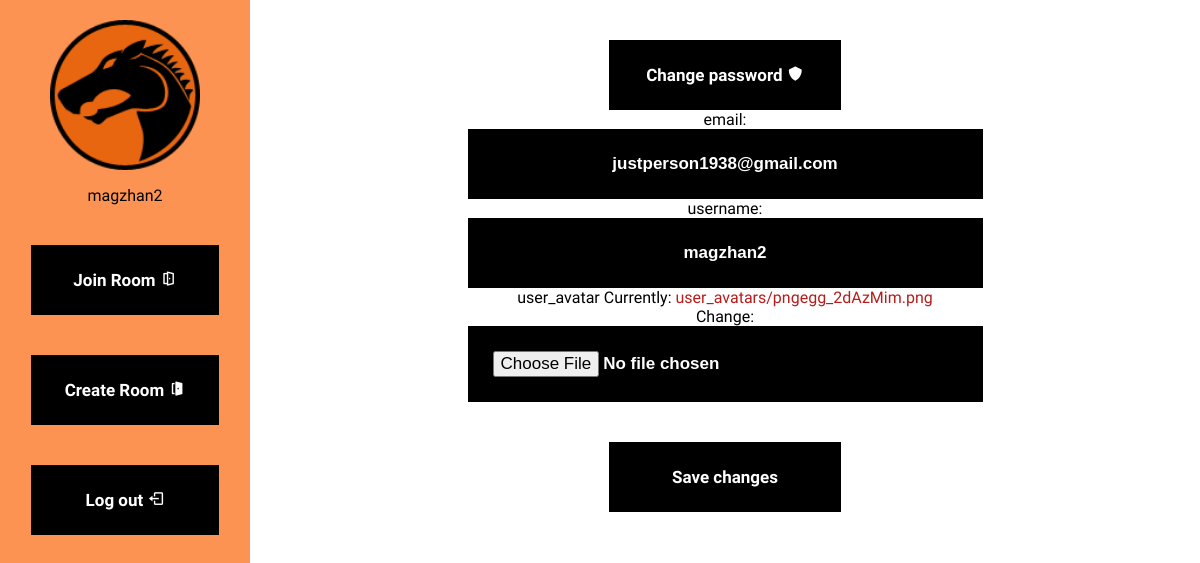
The app's page /profile/change/ (signed in) with its own data.
### game/models.py (models this page shows, shortened)
class CustomUser(AbstractUser):
    user_avatar = models.ImageField(upload_to="user_avatars", default='NULL')

### game/views.py (the view)
# urls.py: path('profile/change/', views.user_profile, name='profile_change'),
def user_profile(request):
    if request.user.is_authenticated:
        if request.method == 'POST':
            form = CustomUserChangeForm(request.POST, instance=request.user)
            if form.is_valid():
                form.save()
        else:
            form = CustomUserChangeForm(instance=request.user)
        form = CustomUserChangeForm(instance=request.user)
        return render(request, 'profile_reset.html', {'form': form})
    else:
        return redirect('/profile/')

### game/forms.py
class CustomUserChangeForm(UserChangeForm):
    class Meta(UserChangeForm.Meta):
        model = CustomUser
        fields = ('email','username', 'user_avatar')

### game/templates/profile_reset.html (shortened to what this page needs)
{% extends 'user_page.html' %}
{% block password_reset %}
<form method="post" enctype="multipart/form-data">
    <label for="">email:</label>
    {{form.email}}
    <label for="">username:</label>
    {{form.username}}
    <label for="">user_avatar</label>
    {{form.user_avatar}}
    <button type="submit">Save changes</button>
</form>
{% endblock password_reset %}

### game/templates/user_page.html (shortened to what this page needs)
<!DOCTYPE html>
<html lang="en" dir="ltr">
  <head>
    {% load static %}
    <link rel="stylesheet" href="{% static 'css/side-nav.css' %}">
    <link href='https://unpkg.com/boxicons@2.1.2/css/boxicons.min.css' rel='stylesheet'>
  </head>
  <body>
    <div class="sidenav">
      <div class="user">
        <a href="{% url 'game:profile' %}"><img src="{{user.user_avatar.url}}" alt="" width="150" height="150"></a>
        <p>{{ user.username }}</p>
      </div>
      <div class="options">
        <button>Join Room <i class='bx bx-door-open icon'></i></button>
        <button>Create Room <i class='bx bxs-door-open' ></i></button>
        <a href="{% url 'logout' %}"><button>Log out <i class='bx bx-log-out' ></i></button></a>
      </div>
    </div>
    <div class="rightside">
      {% block password %}<a href="{% url 'game:password_change' %}"><button type="button" name="button">Change password <i class='bx bxs-shield'></i></button></a>{% endblock password %}
      {% block password_reset %}
      {% endblock password_reset %}
    </div>
  </body>
</html>

### game/static/css/side-nav.css (style rules this page uses)
body { margin:0; padding:0; font-family: 'Coming Soon'; background: white; min-height: 100vh; }
.sidenav { height: 100%; width: 250px; position: fixed; z-index: 1; top: 0; left: 0; background-color: #FD9352; overflow-x: hidden; padding-top: 20px; }
.rightside { margin-left: 250px; padding: 0px 10px; text-align:center; }
.user { margin: auto; }
.user img { display: block; margin-left: auto; margin-right: auto; }
.user p { text-align: center; }
a { text-decoration: none; color: #b61c1c; }
.options button { width: 75%; padding: 25px; background: #000000; font-family: 'Coming Soon'; border: none; font-size: 17px; font-weight: 600; color: #fff; margin:0 auto; display:block; margin-top: 40px; }
.rightside button { width: 25%; padding: 25px; font-family: 'Coming Soon'; background: #000000; border: none; font-size: 17px; font-weight: 600; color: #fff; margin:0 auto; display:block; margin-top: 40px; }
.rightside input { width: 50%; padding: 25px; background: #000000; border: none; text-align:center; font-size: 17px; font-weight: 600; color: #fff; margin:0 auto; display:block; }
input::placeholder { color: white; font-size: 1.2em; font-family: 'Coming Soon'; }

### records on screen
CustomUser: user_avatar (picture), username "magzhan2", email "justperson1938@gmail.com"
